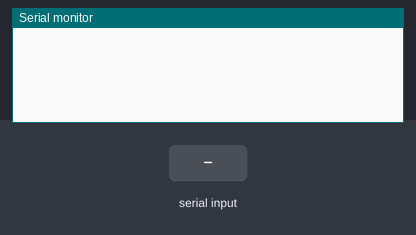
Bench run of a sketch on a simulated Arduino Uno, built with avr-gcc and run on an emulated ATmega328P. On the bench: the last lines printed to the serial monitor. The inputs (shaded band) are chosen by the test bench. Random numbers use the default seed unless the sketch sets one.

Above: at 1.2 s.
1.3 s: "f" received over Serial
At 1.7 s:
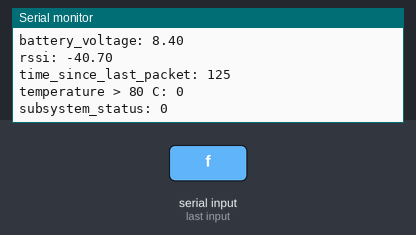
At 2.09 s:
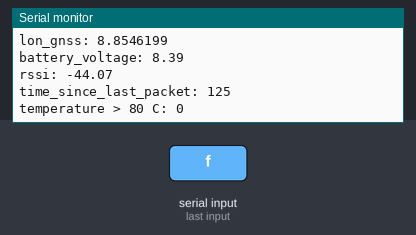
2.8 s: "l" received over Serial
Timing chart, 0 to 5.8 s (numbered marks = the images above; inputs shaded):
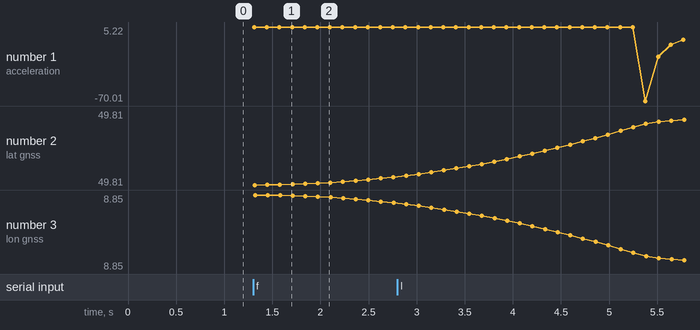

Measured:
- after the input at 1.3 s, the serial monitor: prints a new line at once (image 1)

The sketch:

arduino_simulation_sketch_v2.ino
```cpp
#include <Arduino.h>
#include <math.h>

// ===================== Telemetry =====================
uint8_t temperature;
uint8_t subsystem_status = 0;
uint8_t flight_mode = 0;
uint8_t low_power_mode = 0;
uint8_t status_events;

float acceleration;           // g
float height_pressure;
float height_gnss;
float lat_gnss;
float lon_gnss;
float battery_voltage;
float rssi;
int time_since_last_packet;

// ===================== Constants =====================
const float g = 9.81;
const int hz = 8;
const float battery_start = 8.4;
const float battery_min = 5.4;
const float APOGEE_LIMIT = 9000.0;

// GPS (Giessen)
const float lat_start = 49.8108889;
const float lon_start = 8.8547290;
const float lat_end   = 49.8131689;
const float lon_end   = 8.8499197;

float parachute_heights[4] = {50, 100, 150, 200};

// ===================== Flight =====================
enum FlightPhase { BOOST, COAST, DESCENT };
FlightPhase phase;

float velocity = 0.0;   // m/s
float height = 0.0;
float main_altitude = 50;

unsigned long boost_start = 0;
unsigned long last_send_time = 0;
unsigned long send_interval = 15000;

// ===================== Helpers =====================
char normalize_cmd(char c) {
  return (c >= 'A' && c <= 'Z') ? c + 32 : c;
}

void send_telemetry() {
  Serial.print("temperature > 80 C: ");     Serial.println(temperature);
  Serial.print("subsystem_status: ");      Serial.println(subsystem_status);
  Serial.print("flight_mode: ");           Serial.println(flight_mode);
  Serial.print("low_power_mode: ");        Serial.println(low_power_mode);
  Serial.print("status_events: ");         Serial.println(status_events);
  Serial.print("acceleration: ");          Serial.println(acceleration, 4);
  Serial.print("height_pressure: ");       Serial.println(height_pressure);
  Serial.print("height_gnss: ");           Serial.println(height_gnss);
  Serial.print("lat_gnss: ");              Serial.println(lat_gnss, 7);
  Serial.print("lon_gnss: ");              Serial.println(lon_gnss, 7);
  Serial.print("battery_voltage: ");       Serial.println(battery_voltage);
  Serial.print("rssi: ");                  Serial.println(rssi);
  Serial.print("time_since_last_packet: ");Serial.println(time_since_last_packet);
}

void reset_flight() {
  velocity = 0;
  height = 0;
  phase = BOOST;
  boost_start = millis();
  battery_voltage = battery_start;
  temperature = 0;
  status_events = 4; // Armed
}

// ===================== Arduino =====================
void setup() {
  Serial.begin(115200);
  randomSeed(analogRead(A0));
}

void loop() {
  unsigned long now = millis();

  // ===================== Commands =====================
  while (Serial.available()) {
    char cmd = normalize_cmd(Serial.read());
    switch (cmd) {
      case 'l': low_power_mode = 1; break;
      case 'm': low_power_mode = 0; break;

      case 'f':
        flight_mode = 1;
        send_interval = 1000 / hz;
        reset_flight();
        break;

      case 'g':
        flight_mode = 0;
        send_interval = 15000;
        break;

      case 'a': case 'b': case 'c': case 'd':
        main_altitude = parachute_heights[cmd - 'a'];
        status_events = cmd - 'a';
        break;

      case 'q':
        status_events = 9; // drogue command
        phase = DESCENT;
        break;

      case 'r':
        status_events = 12; // main command
        velocity *= 0.25;
        break;

      case 'p':
        send_telemetry();
        break;
    }
  }

  // ===================== Flight Simulation =====================
  if (flight_mode) {
    float dt = 0.05;

    // ---------- BOOST (≈4s) ----------
    if (phase == BOOST) {
      status_events = 5;
      acceleration = 5.2;
      velocity += acceleration * g * dt;
      height += velocity * dt;

      if (millis() - boost_start > 4000) {
        phase = COAST;
        status_events = 6;
      }
    }

    // ---------- COAST ----------
    else if (phase == COAST) {
      float drag = 0.002 * velocity * velocity;
      acceleration = -drag / g;
      velocity += acceleration * g * dt;
      height += velocity * dt;

      if (velocity <= 0 || height >= APOGEE_LIMIT) {
        height = min(height, APOGEE_LIMIT);
        velocity = 0;
        phase = DESCENT;
        status_events = 7;
      }
    }

    // ---------- DESCENT ----------
    else if (phase == DESCENT) {
      float terminal = (height > main_altitude) ? -55.0 : -8.0;
      float dv = terminal - velocity;
      velocity += dv * 0.5;
      height += velocity * dt;

      acceleration = dv / g;

      if (height <= main_altitude && status_events != 10) {
        status_events = 10;
      }

      if (height <= 0) {
        height = 0;
        velocity = 0;
        status_events = 13;
        reset_flight();
      }
    }

    // ---------- Telemetry ----------
    height_pressure = height_gnss = height;

    acceleration += random(-2, 3) / 100.0;
    battery_voltage -= 0.0001;
    if (battery_voltage < battery_min) battery_voltage = battery_min;

    temperature = (height > 7000) ? 1 : 0;

    float t = height / APOGEE_LIMIT;
    lat_gnss = lat_start + t * (lat_end - lat_start);
    lon_gnss = lon_start + t * (lon_end - lon_start);

    rssi = -40 - height * 0.02;
    time_since_last_packet = 1000 / hz;
  }

  // ===================== Standby =====================
  else {
    acceleration = 0;
    height_pressure = height_gnss = 0;
    battery_voltage = battery_start;
    temperature = 0;
    rssi = -45;
    time_since_last_packet = 15000;
  }

  // ===================== Send Telemetry =====================
  if (now - last_send_time >= send_interval) {
    send_telemetry();
    last_send_time = now;
  }

  delay(10);
}
```
